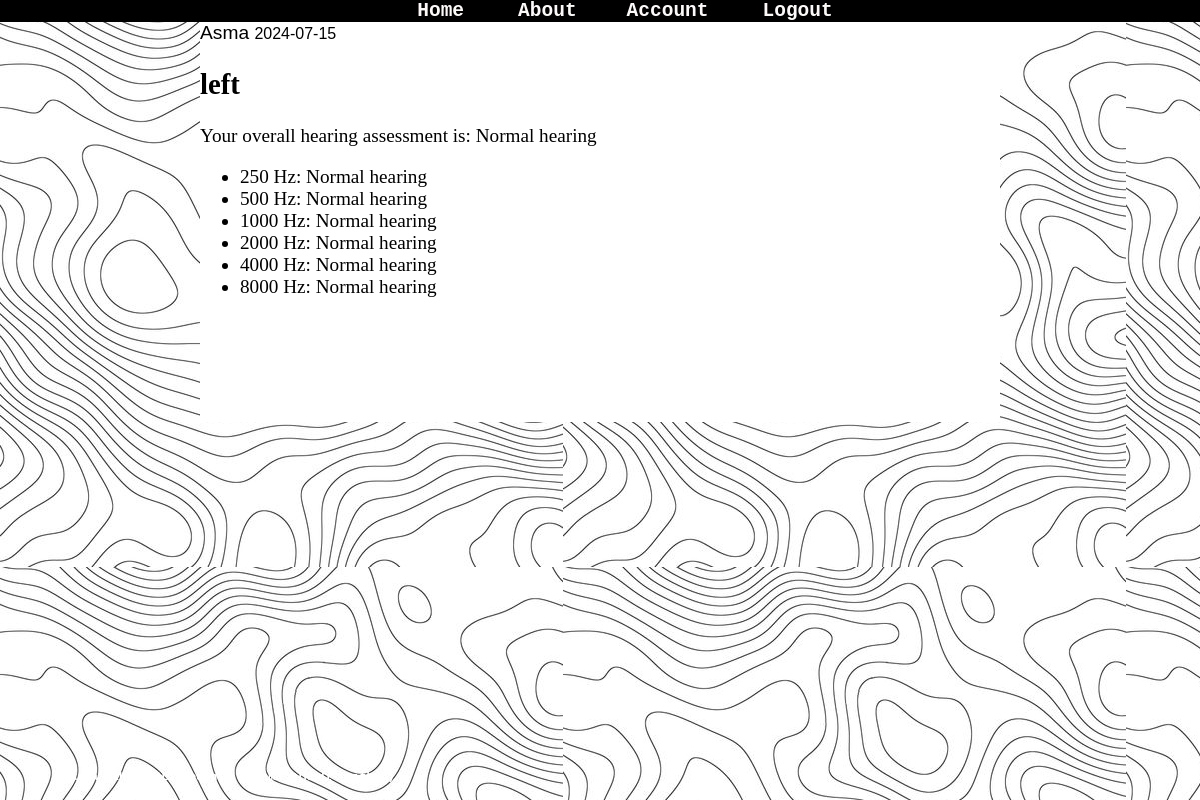
Page /account (signed in) on the committed database.
### app/models.py (models this page shows, shortened)
class TestResult(db.Model):
    id = db.Column(db.Integer, primary_key=True)
    ear = db.Column(db.String(20))
    f250db = db.Column(db.String(50))
    f500db = db.Column(db.String(50))
    f1000db = db.Column(db.String(50))
    f2000db = db.Column(db.String(50))
    f4000db = db.Column(db.String(50))
    f8000db = db.Column(db.String(50))
    overall_assessment = db.Column(db.String(100))
    date = db.Column(db.DateTime, default=datetime.utcnow)
    user_id = db.Column(db.Integer, db.ForeignKey('user.id'))

class User(db.Model, UserMixin):
    id = db.Column(db.Integer, primary_key=True)
    username = db.Column(db.String(20), unique=True, nullable=False)
    email = db.Column(db.String(120), unique=True, nullable=False)
    image_file = db.Column(db.String(20), nullable=False, default='default.jpg')
    password = db.Column(db.String(60), nullable=False)
    test_results = db.relationship('TestResult', backref='user', lazy=True)
    left_test = db.relationship('LTestvalue', backref='user', lazy=True, uselist=False)
    right_test = db.relationship('RTestvalue', backref='user', lazy=True, uselist=False)

### app/routes.py (the view)
@app.route("/account")
@login_required
def account():
    results = TestResult.query.filter_by(user_id=current_user.id).all()
    user = User.query.get(current_user.id).username
    return render_template('account.html', title='Account',results=results, user=user)

### app/models.py (called while the page is built)
@login_manager.user_loader
def load_user(user_id):
    return User.query.get(int(user_id))

### app/templates/account.html (shortened to what this page needs)
<!DOCTYPE html>
<html lang="en">
<head>
  <link rel="stylesheet" href="static/settings.css">
</head>
<body>
    <header class="site-header">
        <div class="navbar-nav mr-auto">
            <a class="nav-item " href="{{ url_for('home') }}">Home</a>
            <a class="nav-item" href="{{ url_for('about') }}">About</a>
          </div>
          <div class="navbar-nav">
            {% if current_user.is_authenticated %}
              <a class="nav-item nav-link" href="{{ url_for('account') }}">Account</a>
              <a class="nav-item nav-link" href="{{ url_for('logout') }}">Logout</a>
            {% else %}
              <a class="nav-item nav-link" href="{{ url_for('login') }}">Login</a>
              <a class="nav-item nav-link" href="{{ url_for('register') }}">Register</a>
            {% endif %}
          </div>
      </header>
      <main role="main" class="container">
        <div class="row">
          <div class="col-md-8">
<div  class="history">
{% for result in results %}
<article class="mediah content-section">
  <div class="media-bodyh">
    <div class="article-metadatah">
      <a class="link" href="#">{{ result.user.username }}</a>
      <small class="text-muted">{{ result.date.strftime('%Y-%m-%d') }}</small>
    </div>
    <h2><a class="link" href="{{ url_for('account', result_id=result.id) }}">{{ result.ear }}</a></h2>
    <p>Your overall hearing assessment is: {{ result.overall_assessment }}</p>
    <ul class="article-content">
      <li>250 Hz: {{ result.f250db }}</li>
      <li>500 Hz: {{ result.f500db }}</li>
      <li>1000 Hz: {{ result.f1000db }}</li>
      <li>2000 Hz: {{ result.f2000db }}</li>
      <li>4000 Hz: {{ result.f4000db }}</li>
      <li>8000 Hz: {{ result.f8000db }}</li>
          </div>
        </article>
        {% endfor %}
      </div>
    </main>
    <footer>
      <div>
    <ul class="container2">
      <a href="https://www.linkedin.com/in/asma-elhadi-006078169/"class="foot">Asma Elhadi (LinkedIn)</a>
     <a href="https://github.com/asma100" class="foot"> Asma Elhadi (Github)</a>
    </ul>
    </div>
    </footer>
  </body>
  </html>

### app/static/settings.css (style rules this page uses)
body { position: relative; background-image:url(settings.jpg); margin: 0; }
.site-header { display: flex; justify-content: center; background-color: rgb(0, 0, 0); width: 100%; }
.nav-item { margin-left: 50px; text-decoration:none ; color: rgb(253, 249, 249); font-weight: 900; font-size: 1.5em; font-family: monospace; }
.foot { margin-left: 30px; text-decoration:none ; color: rgb(255, 255, 255); font-weight: 900; font-size: 0.9em; font-family: monospace; }
.container2 { position: fixed; display: flex; justify-content: center; bottom:0px; width: 143; }
.mediah { display: flex; justify-content: center; }
.media-bodyh { font-size: larger; background-color: rgb(255, 255, 255); width: 800px; height: 400px; justify-content: center; }
.article-metadatah { width: 500px; font-family: sans-serif; text-decoration: none; margin-left: 0; }
.link { text-decoration: none; color: #000; }

### rows in the picture
TestResult: user.username "Asma", date "2024-07-15", ear "left", overall_assessment "Normal hearing", f250db "Normal hearing", f500db "Normal hearing", f1000db "Normal hearing", f2000db "Normal hearing", f4000db "Normal hearing", f8000db "Normal hearing"
